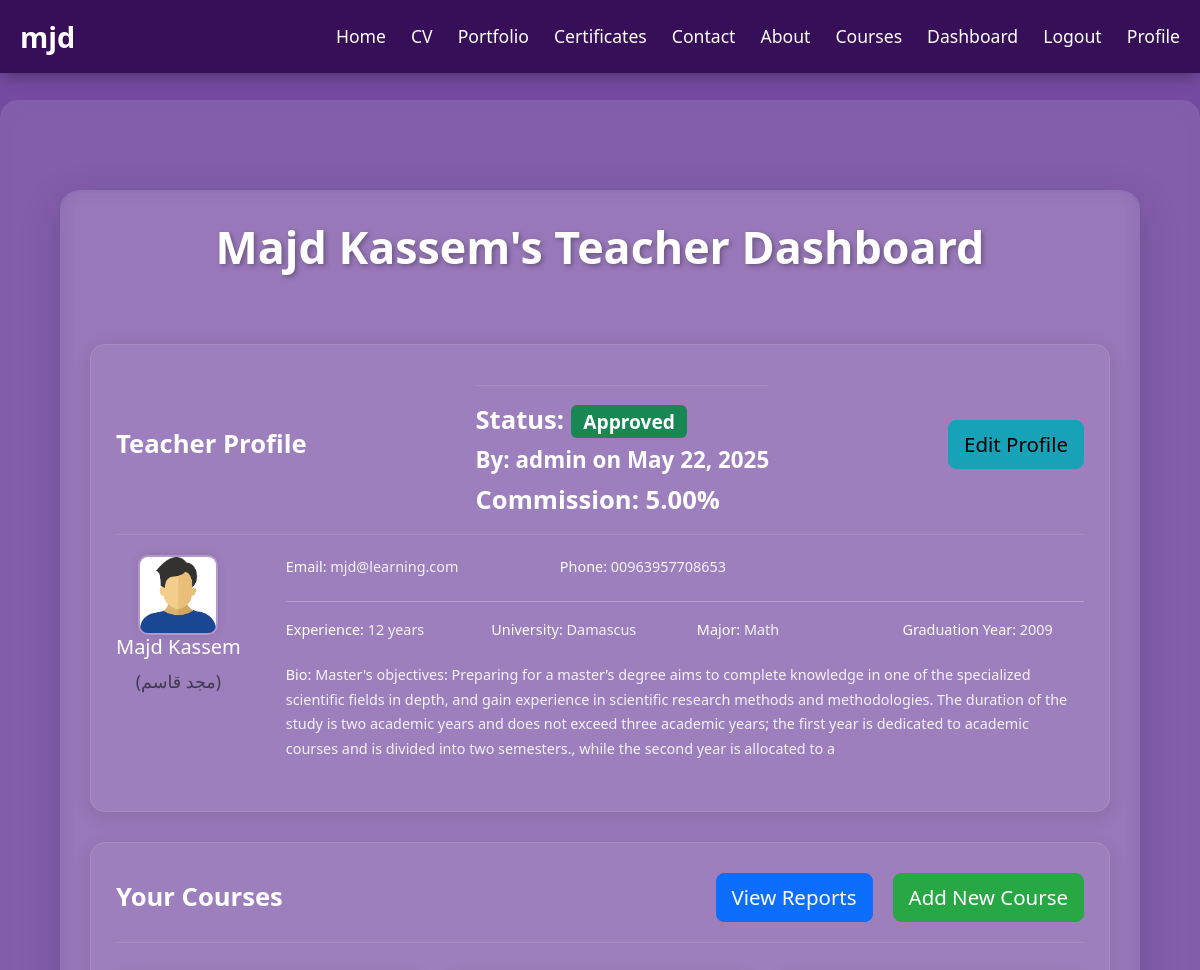
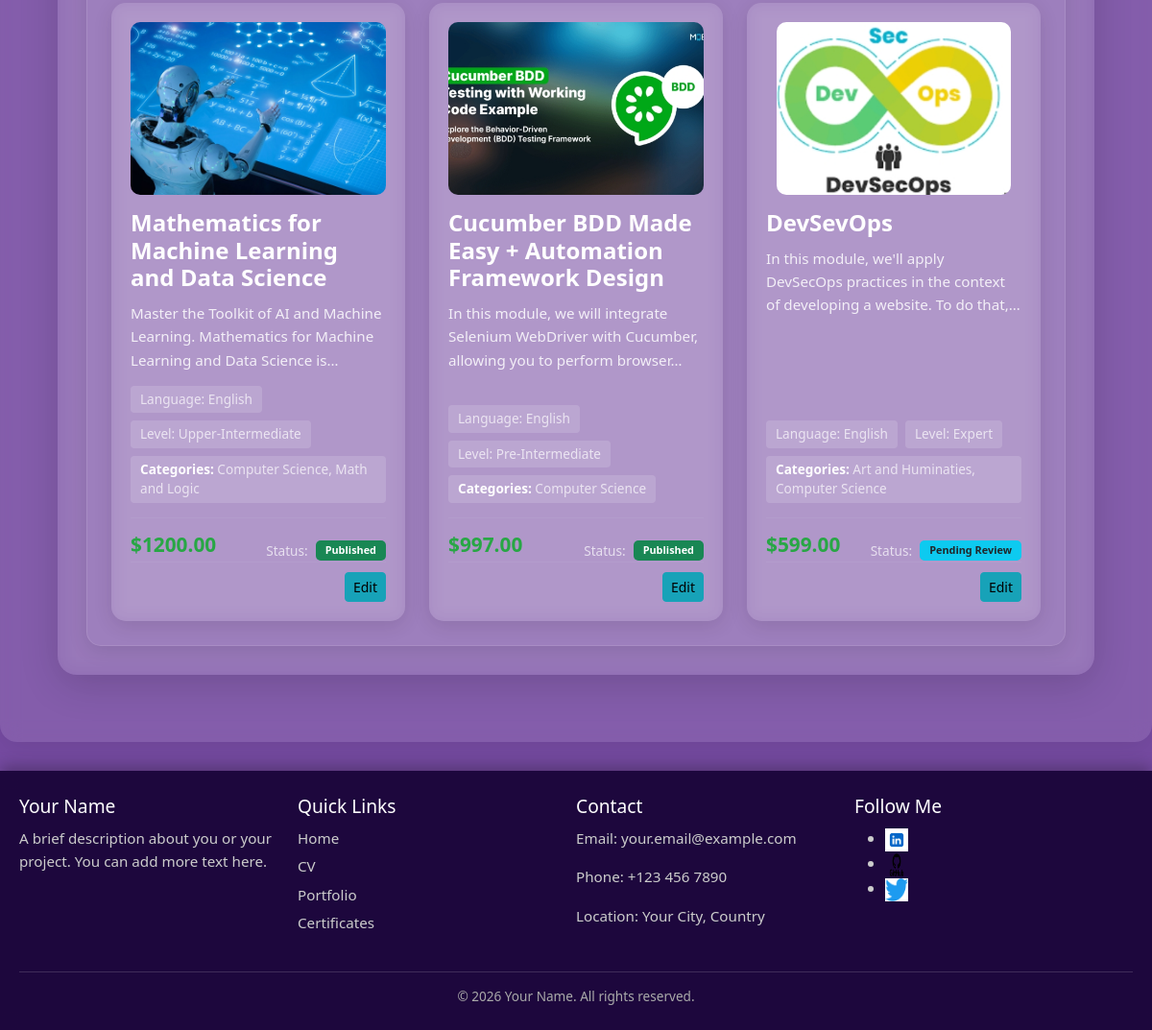
The page /teacher/dashboard/ (signed in) on the database its author committed (2 pictures, top to bottom).
### accounts/models.py (models this page shows, shortened)
class CustomUser(AbstractUser):
    USER_TYPE_CHOICES = (
        ('student', 'Student'),
        ('teacher', 'Teacher'),
        ('admin', 'Admin'),
    )
    user_type = models.CharField(max_length=10, choices=USER_TYPE_CHOICES, default='student')

class Profile(models.Model):
    user = models.OneToOneField(CustomUser, on_delete=models.CASCADE, related_name='profile')
    profile_picture = models.ImageField(
        upload_to='images/profiles/',
        default='images/profiles/default.jpg',
        blank=True,
        null=True,
    )
    bio = models.TextField(max_length=500, blank=True, null=True)
    full_name_en = models.CharField(
        max_length=255,
        blank=True,
        null=True,
        verbose_name="Full Name (English)"
    )
    full_name_ar = models.CharField(
        max_length=255,
        blank=True,
        null=True,
        verbose_name="Full Name (Arabic)"
    )
    phone_number = models.CharField(
        max_length=20,
        blank=True,
        null=True,
        verbose_name="Phone Number"
    )
    experience_years = models.IntegerField(
        verbose_name="Years of Experience",
        default=0,
        blank=True,
        null=True,
        help_text="Number of years of teaching experience."
    )
    university = models.CharField(
        max_length=255,
        verbose_name="University Attended",
        blank=True,
        null=True,
        help_text="Name of the university you graduated from."
    )
    graduation_year = models.IntegerField(
        verbose_name="Graduation Year",
        blank=True,
        null=True,
        help_text="Year of your graduation."
    )
    major = models.CharField(
        max_length=255,
        verbose_name="Major/Specialization",
        blank=True,
        null=True,
        help_text="Your primary field of study."
    )
    is_teacher_application_pending = models.BooleanField(
        default=False,
        help_text="Is the teacher application awaiting admin approval?"
    )
    is_teacher_approved = models.BooleanField(
        default=False,
        help_text="Has the teacher application been approved by an admin?"
    )
    approved_by = models.ForeignKey(
        CustomUser,
        on_delete=models.SET_NULL,
        null=True, blank=True,
        related_name='approved_teacher_applications',
        help_text="Admin who approved this teacher application."
    )
    approval_date = models.DateTimeField(
        null=True, blank=True,
        help_text="Date and time when the application was approved."
    )
    rejected_by = models.ForeignKey(
        CustomUser,
        on_delete=models.SET_NULL,
        null=True, blank=True,
        related_name='rejected_teacher_applications',
        help_text="Admin who rejected this teacher application."
    )
    rejection_date = models.DateTimeField(
        null=True, blank=True,
        help_text="Date and time when the application was rejected."
    )
    rejection_reason = models.TextField(
        null=True, blank=True,
        help_text="Reason for rejection, if applicable."
    )
    commission_percentage = models.DecimalField(
        max_digits=5,
        decimal_places=2,
        default=Decimal('0.00'), # Corrected default to Decimal
        help_text="Commission percentage (e.g., 5.00 for 5%) deducted from course earnings."
    )
    class Meta:
        verbose_name = "User Profile"
        verbose_name_plural = "User Profiles"

class TeacherCourse(models.Model):
    STATUS_CHOICES = (
        ('draft', 'Draft'),
        ('pending', 'Pending Review'),
        ('approved', 'Approved'),
        ('rejected', 'Rejected'),
        ('published', 'Published'),
        ('archived', 'Archived'),
    )
    LANGUAGE_CHOICES = (
        ('en', 'English'),
        ('ar', 'Arabic'),
        ('fr', 'French'),
        ('es', 'Spanish'),
    )
    language = models.CharField(
        max_length=10,
        choices=LANGUAGE_CHOICES,
        default='en', # It's good practice to have a default
        verbose_name="Language of Instruction"
    )
    teacher_profile = models.ForeignKey(
        Profile,
        on_delete=models.CASCADE,
        related_name='courses',
        verbose_name="Teacher Profile"
    )
    title = models.CharField(max_length=255, verbose_name="Course Title")
    description = models.TextField(verbose_name="Course Description")
    course_picture = models.ImageField(
        upload_to='course_thumbnails/',
        default='course_thumbnails/default_course.png',
        blank=True,
        null=True
    )
    video_trailer_url = models.URLField(max_length=200, blank=True, null=True)
    price = models.DecimalField(
        max_digits=10,
        decimal_places=2,
        verbose_name="Course Price",
        validators=[MinValueValidator(Decimal('0.00'))] # Corrected validator to use Decimal
    )
    language = models.CharField(
        max_length=2,
        choices=LANGUAGE_CHOICES,
        default='en',
        verbose_name="Instruction Language"
    )
    categories = models.ManyToManyField(
        CourseCategory,
        related_name='courses',
        verbose_name="Categories"
    )
    level = models.ForeignKey(
        CourseLevel,
        on_delete=models.SET_NULL,
        null=True,
        blank=True,
        related_name='courses',
        verbose_name="Level"
    )
    featured = models.BooleanField(
        default=False,
        help_text="Check to mark this course as featured on the homepage."
    )
    status = models.CharField(
        max_length=20,
        choices=STATUS_CHOICES,
        default='draft',
        help_text="Current publication status of the course."
    )
    created_at = models.DateTimeField(auto_now_add=True)
    updated_at = models.DateTimeField(auto_now=True)
    class Meta:
        verbose_name = "Teacher Course"
        verbose_name_plural = "Teacher Courses"
        ordering = ['-created_at']

class CourseLevel(models.Model):
    name = models.CharField(max_length=50, unique=True)
    class Meta:
        verbose_name_plural = "Course Levels"
        ordering = ['name']

class CourseCategory(models.Model):
    name = models.CharField(max_length=100, unique=True)
    class Meta:
        verbose_name_plural = "Course Categories"
        ordering = ['name']

### accounts/views.py (the view)
# urls.py: path('teacher/dashboard/', views.teacher_dashboard, name='teacher_dashboard'), # Teacher's Dashboard
@login_required
@user_passes_test(is_approved_teacher, login_url='login')
def teacher_dashboard(request):
    teacher_profile = get_object_or_404(Profile, user=request.user)
    teacher_courses = TeacherCourse.objects.filter(teacher_profile=teacher_profile).order_by('-created_at')
    context = {
        'teacher_profile': teacher_profile,
        'teacher_courses': teacher_courses,
        'page_title': 'Teacher Dashboard',
    }
    return render(request, 'accounts/teacher_dashboard.html', context)

### templates/accounts/teacher_dashboard.html (shortened to what this page needs)
{% extends 'base.html' %}
{% load static %}
{% block content %}
<div class="dashboard-container">
    <h2>{{ teacher_profile.full_name_en }}'s Teacher Dashboard</h2>
    <div class="dashboard-card">
        <div class="dashboard-card-header">
            Teacher Profile
            <div class="profile-status">
                <strong>Status:</strong>
                {% if teacher_profile.is_teacher_application_pending %}
                    <span class="badge bg-warning text-dark">Pending Review</span>
                {% elif teacher_profile.is_teacher_approved %}
                    <span class="badge bg-success">Approved</span>
                    {% if teacher_profile.approved_by %}
                        <small class="d-block mt-1">By: {{ teacher_profile.approved_by.username }} on {{ teacher_profile.approval_date|date:"M d, Y" }}</small>
                    {% endif %}
                {% else %}
                    <span class="badge bg-secondary">Status Not Set</span>
                {% endif %}
                 {% if teacher_profile.commission_percentage is not None %}
                        <span class="d-block mt-1">Commission: <strong>{{ teacher_profile.commission_percentage|floatformat:"2" }}%</strong></span>
                    {% else %}
                        <span class="d-block mt-1">Commission: <strong>N/A</strong></span>
                    {% endif %}
            </div>
            <a href="{% url 'profile_edit' %}" class="btn btn-info btn-sm">Edit Profile</a>
        </div>
        <div class="card-body">
            <div class="profile-section">
                <div class="profile-picture-container">
                    {% if teacher_profile.profile_picture %}
                        <img src="{{ teacher_profile.profile_picture.url }}" alt="Profile Picture">
                    {% else %}
                        <img src="{% static 'images/profiles/default.jpg' %}" alt="Default Profile Picture">
                    {% endif %}
                    <h5>{{ teacher_profile.full_name_en }}</h5>
                    {% if teacher_profile.full_name_ar %}
                        <p class="text-muted small">({{ teacher_profile.full_name_ar }})</p>
                    {% endif %}
                </div>
                <div class="profile-info">
                    <div class="profile-details">
                        <div class="row mb-3">
                            <div class="col-md-4 col-12">
                                <p><strong>Email:</strong> {{ teacher_profile.user.email }}</p>
                            </div>
                            <div class="col-md-4 col-12">
                                <p><strong>Phone:</strong> {{ teacher_profile.phone_number|default:"N/A" }}</p>
                            </div>
                        </div>
                        <hr>
                        <div class="row mb-3">
                            <div class="col-md-3 col-12">
                                <p><strong>Experience:</strong> {{ teacher_profile.experience_years|default:"0" }} years</p>
                            </div>
                            <div class="col-md-3 col-12">
                                <p><strong>University:</strong> {{ teacher_profile.university|default:"N/A" }}</p>
                            </div>
                            <div class="col-md-3 col-12">
                                <p><strong>Major:</strong> {{ teacher_profile.major|default:"N/A" }}</p>
                            </div>
                            <div class="col-md-3 col-12">
                                <p><strong>Graduation Year:</strong> {{ teacher_profile.graduation_year|default:"N/A" }}</p>
                            </div>
                        </div>
                        <p><strong>Bio:</strong> {{ teacher_profile.bio|default:"No bio provided." }}</p>
                    </div>
                </div>
            </div>
        </div>
    </div>
    <div class="dashboard-card">
        <div class="dashboard-card-header">
            Your Courses
            <div class="button-group">
                <a href="{% url 'teacher_course_reports' %}" class="btn btn-primary">View Reports</a>
                <a href="{% url 'add_teacher_course' %}" class="btn btn-success">Add New Course</a>
            </div>
        </div>
        <div class="card-body">
            {% if teacher_courses %}
                <div class="teacher-courses-grid">
                    {% for course in teacher_courses %}
                        <div class="teacher-course-card">
                            {% if course.course_picture %}
                                <img src="{{ course.course_picture.url }}" alt="{{ course.title }} Course Image">
                            {% else %}
                                <img src="{% static 'images/default_course.png' %}" alt="Default Course Image">
                            {% endif %}
                            <h5>{{ course.title }}</h5>
                            <p class="course-description">{{ course.description|truncatechars:100 }}</p>
                            <div class="course-details">
                                <span>Language: {{ course.get_language_display }}</span>
                                <span>Level: {{ course.level.name }}</span>
                                <span>
                                    <strong>Categories:</strong>
                                    {% for category in course.categories.all %}
                                        {{ category.name }}{% if not forloop.last %}, {% endif %}
                                    {% empty %}
                                        N/A
                                    {% endfor %}
                                </span>
                            </div>
                            <div class="course-pricing-status">
                                <p class="course-price">${{ course.price }}</p>
                                <p class="course-status">
                                    Status:
                                    {% if course.status == 'published' %}
                                        <span class="badge bg-success">Published</span>
                                    {% elif course.status == 'pending' %}
                                        <span class="badge bg-info text-dark">Pending Review</span>
                                    {% else %}
                                        <span class="badge bg-warning text-dark">Draft</span>
                                    {% endif %}
                                </p>
                            </div>
                            <div class="course-actions">
                                <a href="{% url 'edit_teacher_course' course.pk %}" class="btn btn-info btn-sm btn-edit-course">Edit</a>
                            </div>
                        </div>
                    {% endfor %}
                </div>
            {% else %}
                <div class="alert alert-info" role="alert">
                    You haven't added any courses yet. Click "Add New Course" to get started!
                </div>
            {% endif %}
        </div>
    </div>
</div>
{% endblock %}

### templates/base.html (shortened to what this page needs)
{% load static %}
<!DOCTYPE html>
<html lang="en">
<head>
    <link href="https://cdn.jsdelivr.net/npm/bootstrap@5.3.3/dist/css/bootstrap.min.css" rel="stylesheet">
    <link rel="stylesheet" href="{% static 'css/styles.css' %}">
    <link href="https://cdn.jsdelivr.net/npm/bootstrap@5.3.0/dist/css/bootstrap.min.css" rel="stylesheet">
</head>
<body>
    <header class="main-header">
        <div class="header-content">
            <div class="logo">
                <a href="{% if user.is_authenticated %}{% url 'courses' %}{% else %}{% url 'index' %}{% endif %}">
                    {% if user.is_authenticated %}
                        {{ user.username }}
                    {% else %}
                        Your Name
                    {% endif %}
                </a>
            </div>
            <nav class="main-nav">
                <ul>
                    <li><a href="{% url 'index' %}">Home</a></li>
                    <li><a href="{% url 'cv' %}">CV</a></li>
                    <li><a href="{% url 'portfolio_page' %}">Portfolio</a></li>
                    <li><a href="{% url 'certificates' %}">Certificates</a></li>
                    <li><a href="{% url 'contact' %}">Contact</a></li>
                    <li><a href="{% url 'about' %}">About</a></li>
                    {% if user.is_authenticated %}
                        <li><a href="{% url 'courses' %}">Courses</a></li>
                        {% if user.user_type == 'teacher' %}
                            <li><a href="{% url 'teacher_dashboard' %}">Dashboard</a></li>
                        {% elif user.user_type == 'student' %}
                            <li><a href="{% url 'student_dashboard' %}">My Learning</a></li>
                        {% endif %}
                        <li><a href="{% url 'logout' %}">Logout</a></li>
                        <li><a href="{% url 'profile_edit' %}">Profile</a></li>
                    {% else %}
                        <li><a href="{% url 'login' %}">Login</a></li>
                        <li><a href="{% url 'signup' %}">Sign Up</a></li>
                    {% endif %}
                </ul>
            </nav>
        </div>
    </header>
    <main class="page-content">
        {% block content %}
        {% endblock %}
    </main>
    {% include '_footer.html' %}
</body>
</html>

### rows shown on the page
CustomUser: username "mjd"
Profile: full_name_en "Majd Kassem", approved_by.username "admin", approval_date "May 22, 2025", commission_percentage "5.00", profile_picture (placeholder picture), full_name_ar "مجد قاسم", user.email "mjd@learning.com", phone_number "00963957708653", experience_years "12", university "Damascus", major "Math", graduation_year "2009", bio "Master's objectives: Preparing for a master’s degree aims to complete knowledge in one of the specialized scientific fields in depth, and gain experience in scientific research methods and methodologies. The duration of the study is two academic years and does not exceed three academic years; the first year is dedicated to academic courses and is divided into two semesters., while the second year is allocated to a"
TeacherCourse: course_picture (picture), title "Mathematics for Machine Learning and Data Science", description "Master the Toolkit of AI and Machine Learning. Mathematics for Machine Learning and Data Science is…", language "English", level.name "Upper-Intermediate", price "1200.00", status "Published"
CourseCategory: name "Computer Science"
CourseCategory: name "Math and Logic"
TeacherCourse: course_picture (picture), title "Cucumber BDD Made Easy + Automation Framework Design", description "In this module, we will integrate Selenium WebDriver with Cucumber, allowing you to perform browser…", language "English", level.name "Pre-Intermediate", price "997.00", status "Published"
TeacherCourse: course_picture (picture), title "DevSevOps", description "In this module, we'll apply DevSecOps practices in the context of developing a website. To do that,…", language "English", level.name "Expert", price "599.00", status "Pending Review"
CourseCategory: name "Art and Huminaties"
